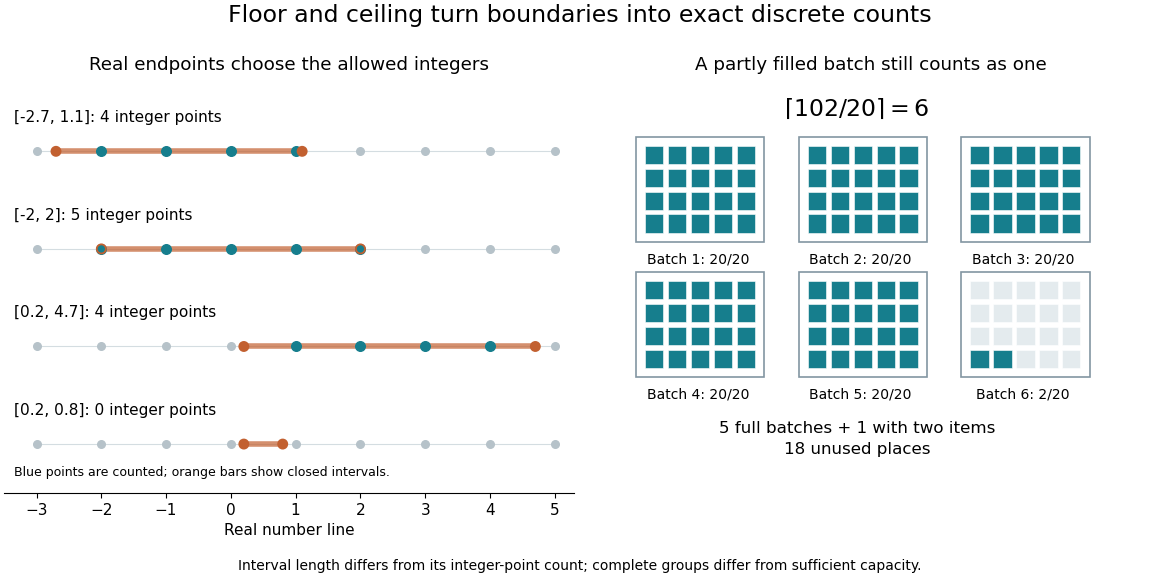

The script that drew this image:
"""Exact integer counts, contrasted with ceiling capacity requirements."""
from pathlib import Path
import math

import matplotlib.pyplot as plt
from matplotlib.patches import Rectangle
import numpy as np


def main():
    plt.rcParams.update({"font.size": 11, "figure.facecolor": "white"})
    fig, (interval, batch) = plt.subplots(1, 2, figsize=(11.6, 5.8),
                                         layout="constrained")
    cases = [(-2.7, 1.1), (-2, 2), (.2, 4.7), (.2, .8)]
    lattice = np.arange(-3, 6)
    for row, (a, b) in enumerate(cases):
        y = 3 - row
        selected = lattice[(lattice >= a) & (lattice <= b)]
        count = max(0, math.floor(b) - math.ceil(a) + 1)
        assert len(selected) == count
        interval.plot(lattice, np.full_like(lattice, y), color="#d4dde1", lw=.8)
        interval.plot([a, b], [y, y], color="#c26030", lw=4,
                      solid_capstyle="butt", alpha=.7)
        interval.scatter(lattice, np.full_like(lattice, y), color="#b6c2c9",
                         s=30, zorder=3)
        interval.scatter(selected, np.full_like(selected, y), color="#167e8d",
                         s=48, zorder=4)
        endpoint_colors = ["#167e8d" if float(value).is_integer() else "#c26030"
                           for value in (a, b)]
        interval.scatter([a, b], [y, y], facecolors=endpoint_colors,
                         edgecolors="#c26030", s=43, linewidths=1.3, zorder=5)
        interval.text(-3.35, y + .30, f"[{a:g}, {b:g}]: {count} integer points",
                      fontsize=11)
    interval.set(title="Real endpoints choose the allowed integers",
                  xlabel="Real number line", xlim=(-3.5, 5.3), ylim=(-.5, 3.75),
                  xticks=lattice, yticks=[])
    interval.spines[["top", "right", "left"]].set_visible(False)
    interval.text(-3.35, -.33, "Blue points are counted; orange bars show closed intervals.",
                  fontsize=9)
    items, capacity = 102, 20
    batches = math.ceil(items / capacity)
    assert batches == 6 and (batches - 1) * capacity < items <= batches * capacity
    for index in range(batches):
        x, y = index % 3 * 1.42, 1 - index // 3 * 1.18
        used = min(capacity, max(0, items - index * capacity))
        batch.add_patch(Rectangle((x - .08, y - .08), 1.12, .92,
                                   facecolor="white", edgecolor="#8396a2", lw=1.2))
        for place in range(capacity):
            px, py = place % 5, place // 5
            batch.add_patch(Rectangle((x + .2 * px, y + .2 * py), .16, .16,
                                       facecolor="#167e8d" if place < used else "#e4ebee",
                                       edgecolor="white", lw=.4))
        batch.text(x + .46, y - .27, f"Batch {index + 1}: {used}/20",
                    ha="center", fontsize=10)
    batch.text(1.85, 2.02, r"$\lceil102/20\rceil=6$", ha="center", fontsize=17)
    batch.text(1.85, -.93, "5 full batches + 1 with two items\n18 unused places",
                ha="center", fontsize=12, linespacing=1.5)
    batch.set(title="A partly filled batch still counts as one",
               xlim=(-.26, 4.2), ylim=(-1.27, 2.35))
    batch.set_aspect("equal")
    batch.set_axis_off()
    fig.suptitle("Floor and ceiling turn boundaries into exact discrete counts", fontsize=17)
    fig.get_layout_engine().set(rect=(0, .065, 1, .90))
    fig.text(.5, .017, "Interval length differs from its integer-point count; complete groups differ from sufficient capacity.",
             ha="center", fontsize=10)
    fig.savefig(Path(__file__).with_suffix(".png").name, dpi=100, facecolor="white")
    plt.close(fig)


if __name__ == "__main__":
    main()
